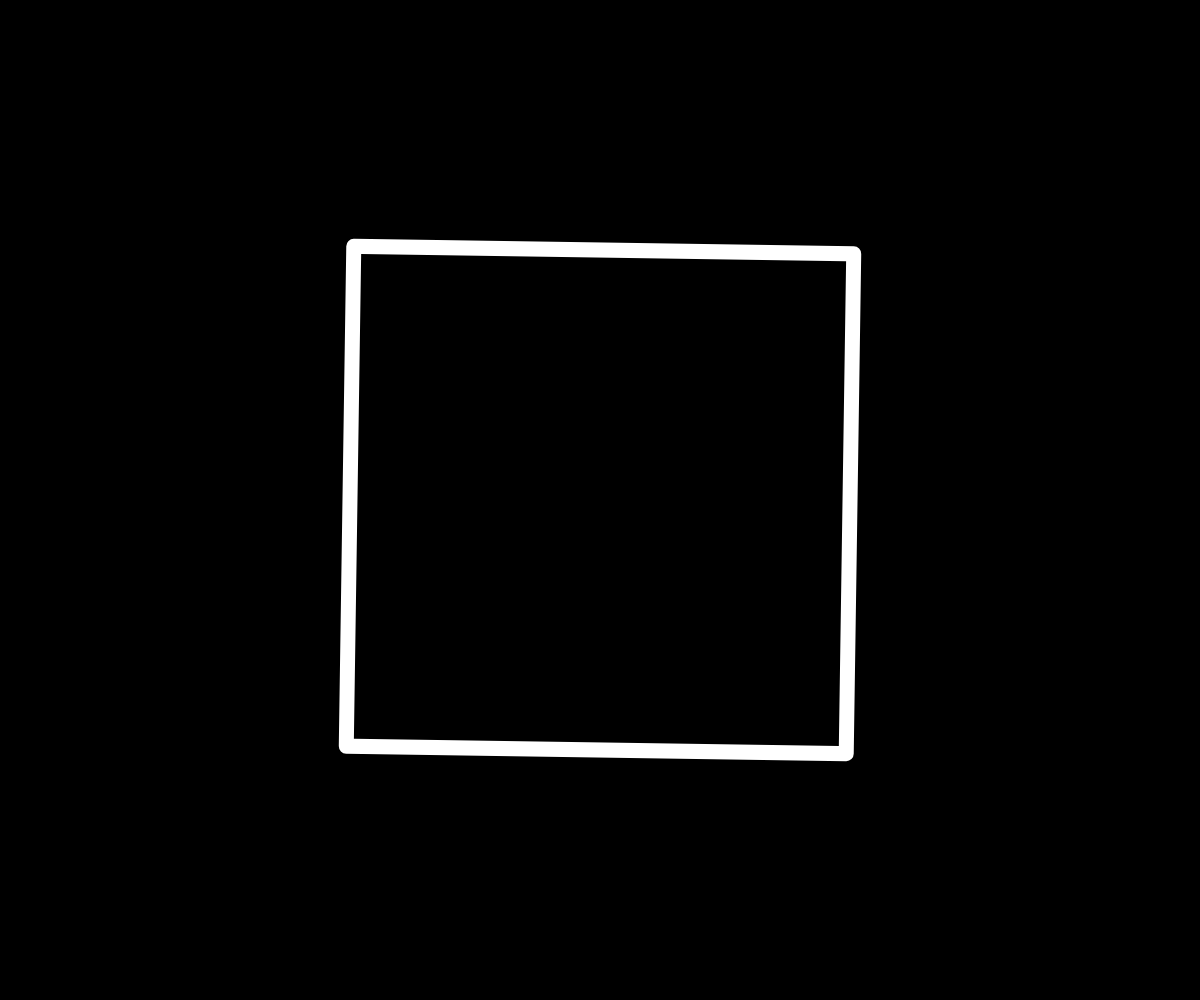
Frame 1 (no input)
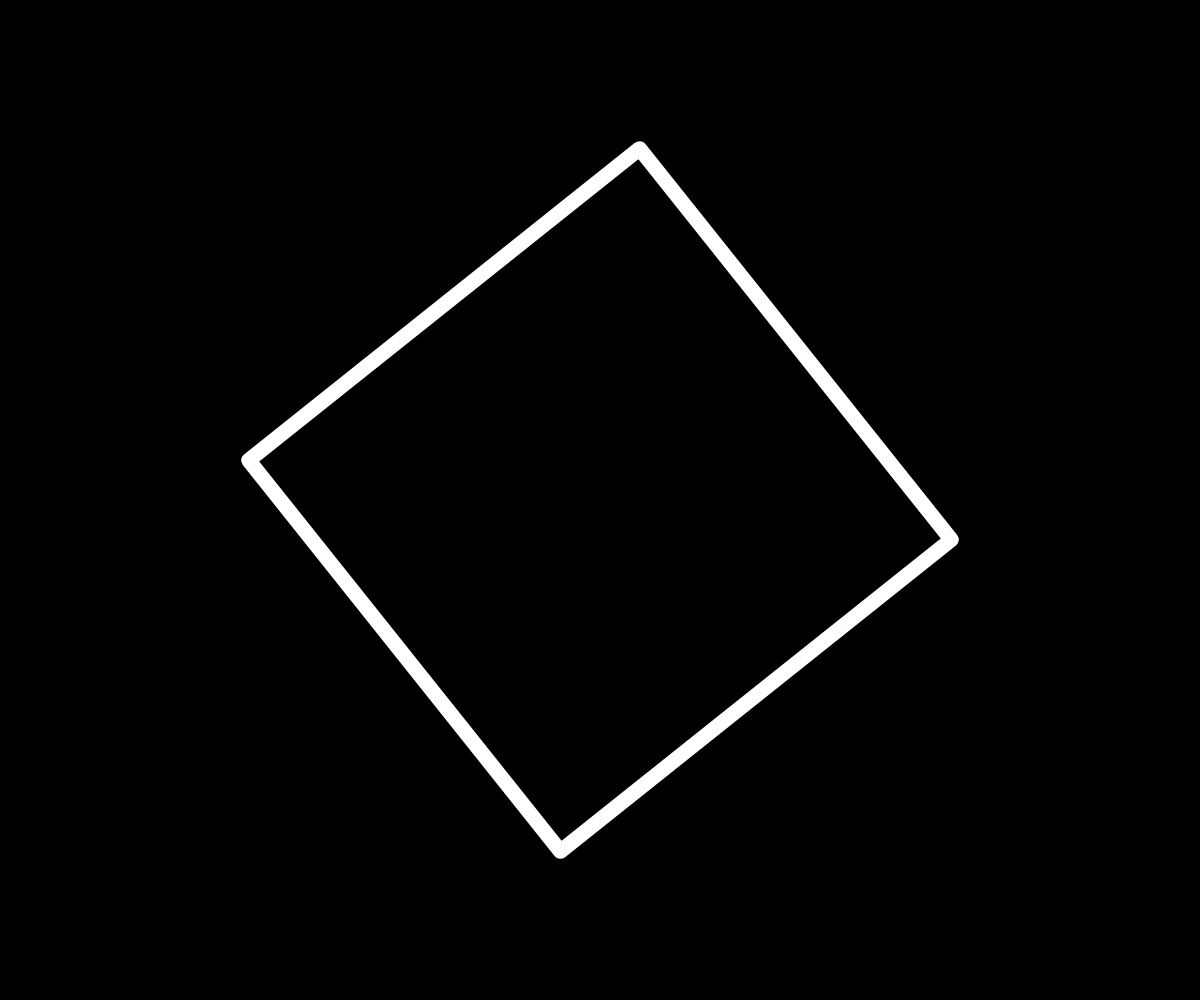
Frame 60 (no input)
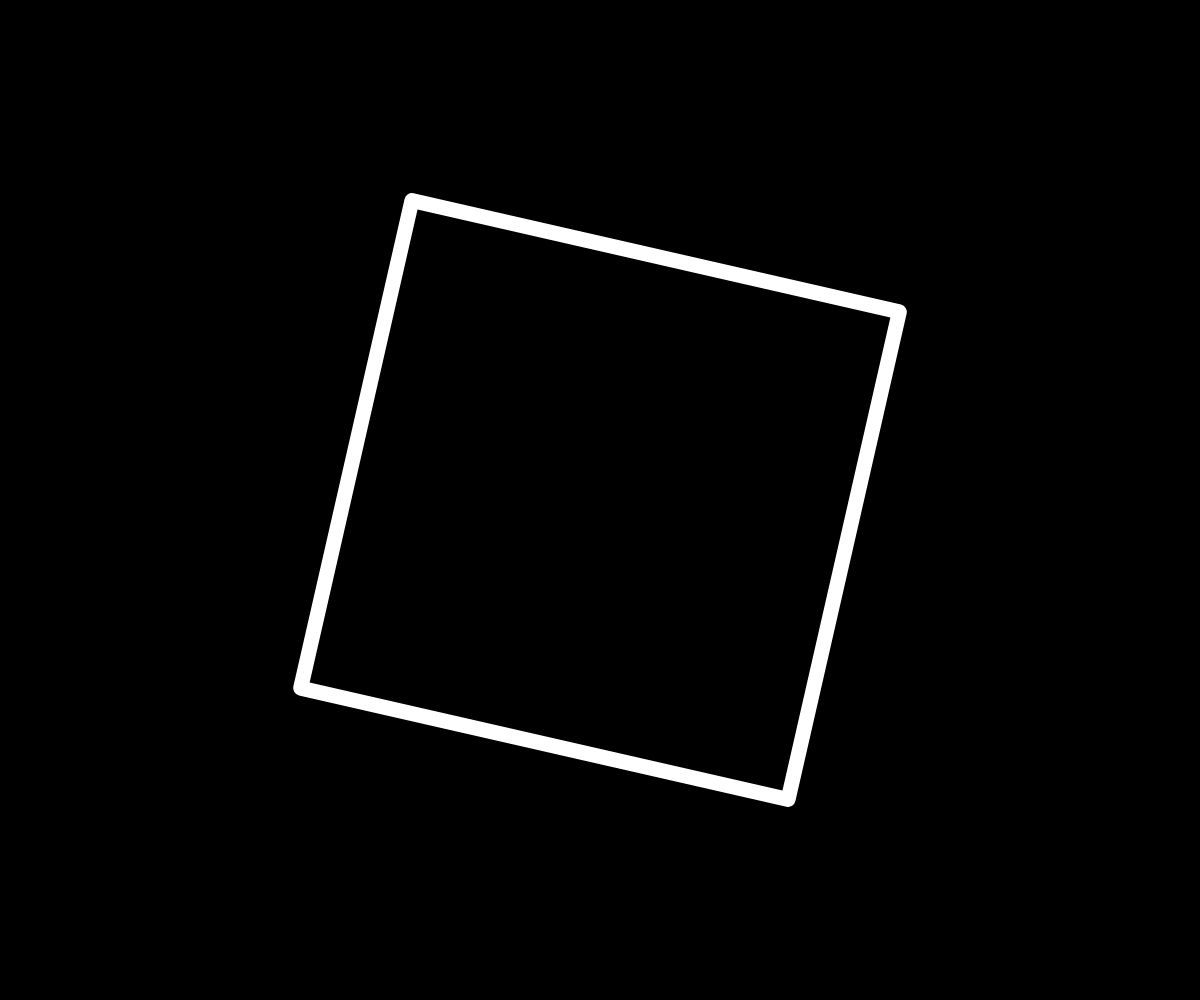
Frame 120 (the mouse pressed at the canvas centre since frame 60)

The p5.js sketch that drew these frames (run headless with seeded random() and noise() and a simulated clock; from frame 60 on, the mouse is pressed at the canvas centre):

// p5.js sketch
// ── sketch.js
// Create a new canvas to the browser size
function setup() {
  createCanvas(windowWidth, windowHeight);
}

// On window resize, update the canvas size
function windowResized() {
  resizeCanvas(windowWidth, windowHeight);
}

// Render loop that draws shapes with p5
function draw() {
  background(0);

  // Use the minimum screen size for relative rendering
  const dim = Math.min(width, height);

  // Set up stroke and disable fill
  strokeJoin(ROUND);
  strokeWeight(dim * 0.015);
  stroke(255);
  noFill();

  // Get time in seconds
  const time = millis() / 1000;

  // How long we want the loop to be (of one full rotation)
  const duration = 7;

  // Get a 'playhead' from 0..1
  // We use modulo to keep it within 0..1
  const playhead = time / duration % 1;

  // Get the rotation of a full circle
  const rotation = playhead * PI * 2;

  // Center of screen
  const x = width / 2;
  const y = height / 2;

  // Size of rectangle, relative to screen size
  const size = dim * 0.5;

  // Save transforms
  push();

  // To rotate around the center,
  // we have to first translate to center
  translate(x, y);

  // Then we can rotate around the center
  rotate(rotation);

  // Now we can draw at (0, 0) because we are still translated
  rectMode(CENTER);
  rect(0, 0, size, size);

  // Restore transforms
  pop();
}
